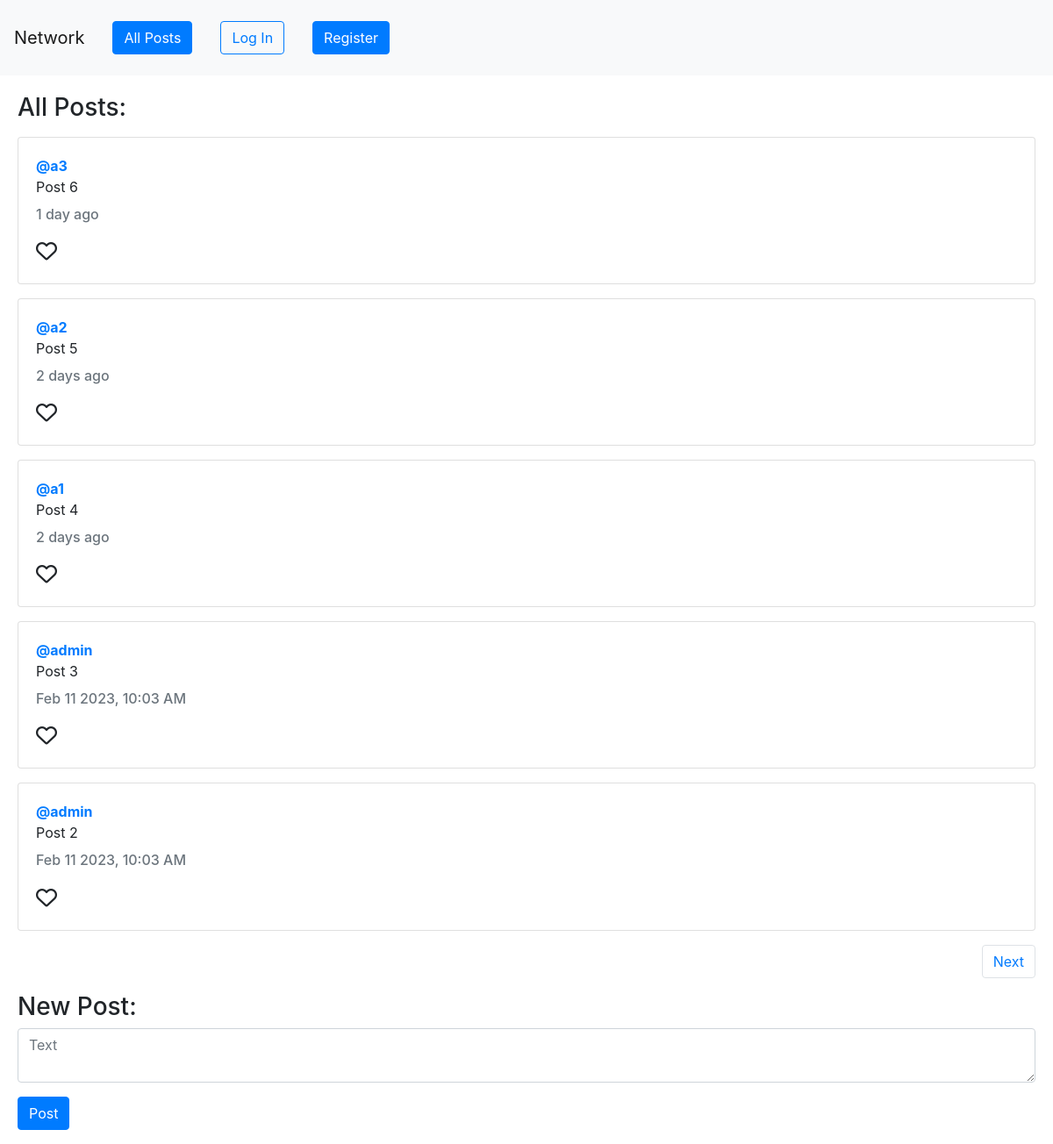
The page / on the database its author committed.
### network/models.py (models this page shows, shortened)
class Post(models.Model):
    author = models.ForeignKey('User', on_delete=models.CASCADE, related_name='posts')
    body = models.TextField(blank=True)
    timestamp = models.DateTimeField(auto_now_add=True)
    def whenpublished(self):
        now = timezone.now()
        diff = now - self.timestamp
        if diff.days == 0 and diff.seconds >= 0 and diff.seconds < 60:
            seconds= diff.seconds
            if seconds == 1:
                return str(seconds) + " second ago"
            else:
                return str(seconds) + " seconds ago"
        elif diff.days == 0 and diff.seconds >= 60 and diff.seconds < 3600:
            minutes = math.floor(diff.seconds / 60)
            if minutes == 1:
                return str(minutes) + " minute ago"
            else:
                return str(minutes) + " minutes ago"
        elif diff.days == 0 and diff.seconds >= 3600 and diff.seconds < 86400:
            hours = math.floor(diff.seconds / 3600)
            if hours == 1:
                return str(hours) + " hour ago"
            else:
                return str(hours) + " hours ago"
        elif diff.days >= 1 and diff.days < 5:
            days = diff.days
            if days == 1:
                return str(days) + " day ago"
            else:
                return str(days) + " days ago"
        else:
            return self.timestamp.strftime("%b %d %Y, %I:%M %p")

class User(AbstractUser):
    pass

### network/views.py (the view, shortened to what this page needs)
# urls.py: path("", views.index, name="index"),
def index(request, username=None):
    all_likes = Like.objects.all()
    liked_posts = []
    for like in all_likes:
        if like.user.id == request.user.id:
            liked_posts.append(like.post.id)
    if username is None:
        all_posts = Post.objects.order_by('-timestamp').all()
        paginator = Paginator(all_posts, 5)
        page_number = request.GET.get('page')
        page_posts = paginator.get_page(page_number)
        return render(request, "network/index.html", {
            'page_posts': page_posts,
            'liked_posts': liked_posts
        })

### network/templates/network/index.html (shortened to what this page needs)
{% extends "network/layout.html" %}
{% load static %}
{% block body %}
    <div id="all-view">
        <h3>All Posts:</h3>
        {% for post in page_posts %}
            <div class="card my-3">
                <div class="card-body">
                    <a id='author' href="{% url 'user_page' username=post.author %}" class="card-text"><strong>@{{ post.author }}</strong></a>
                    <p class="card-text" id="body_{{ post.id }}">{{ post.body }}</p>
                    <h6 class="card-subtitle mb-3 text-muted">{{ post.whenpublished }}</h6>
                    <div class="row">
                        {% if post.id in liked_posts %}
                            <i id='{{ post.id }}' class="fa-solid fa-heart fa-xl my-3" onclick='likeDislikeButton({{ post.id }}, {{ liked_posts }})'></i>
                        {% else %}
                            <i id='{{ post.id }}' class="fa-regular fa-heart fa-xl my-3" onclick='likeDislikeButton({{ post.id }}, {{ liked_posts }})'></i>
                        {% endif %}
                    </div>
                </div>
            </div>
        {% endfor %}
        <nav aria-label="Page navigation">
            <ul class="pagination d_flex justify-content-end">
                {% if page_posts.has_next %}
                    <li class="page-item"><a class="page-link" href="?page={{ page_posts.next_page_number }}">Next</a></li>
                {% endif %}
            </ul>
        </nav>
    </div>
    <div id="new-view">
        <h3>New Post:</h3>
        <form id="new-form">
            <textarea class="form-control" id="new-body" placeholder="Text"></textarea>
            <input type="submit" class="btn btn-primary my-3" value="Post"/>
        </form>
    </div>
{% endblock %}

### network/templates/network/layout.html (shortened to what this page needs)
{% load static %}
<!DOCTYPE html>
<html lang="en">
    <head>
        <link rel="stylesheet" href="https://stackpath.bootstrapcdn.com/bootstrap/4.4.1/css/bootstrap.min.css">
        <link href="{% static 'network/styles.css' %}" rel="stylesheet">
    </head>
    <body>
        <nav class="navbar navbar-expand-lg navbar-light bg-light">
            <a id='brand' class="navbar-brand" href="{% url 'index' %}">Network</a>
            <div>
              <ul class="navbar-nav w-100">
                <li class="nav-item">
                    <a id="all" class="btn btn-primary mx-3 my-3" href="{% url 'index' %}">All Posts</a>
                </li>
                {% if user.is_authenticated %}
                    <li class="nav-item">
                        <button id="new" class="btn btn-outline-primary mx-3 my-3">New Post</button>
                    </li>
                    <li class="nav-item">
                        <a id="following" class="btn btn-outline-primary mx-3 my-3" href="{% url 'following' %}">Following</a>
                    </li>
                    <li class="nav-item">
                        <a class="btn btn-outline-danger my-3 mx-3" href="{% url 'logout' %}">Log Out</a>
                    </li>
                {% else %}
                    <li class="nav-item">
                        <a class="btn btn-outline-primary mx-3 my-3" href="{% url 'login' %}">Log In</a>
                    </li>
                    <li class="nav-item">
                        <a class="btn btn-primary mx-3 my-3" href="{% url 'register' %}">Register</a>
                    </li>
                {% endif %}
              </ul>
            </div>
          </nav>
        <div class="body">
            {% block body %}
            {% endblock %}
        </div>
    </body>
</html>

### network/static/network/styles.css (style rules this page uses)
.body { margin-left: 20px; margin-right: 20px; margin-top: 20px; }
.row { padding-left: 15px; padding-right: 15px; }

### rows shown on the page
Post: author "a3", body "Post 6", whenpublished "1 day ago"
Post: author "a2", body "Post 5", whenpublished "2 days ago"
Post: author "a1", body "Post 4", whenpublished "2 days ago"
Post: author "admin", body "Post 3", whenpublished "Feb 11 2023, 10:03 AM"
Post: author "admin", body "Post 2", whenpublished "Feb 11 2023, 10:03 AM"
